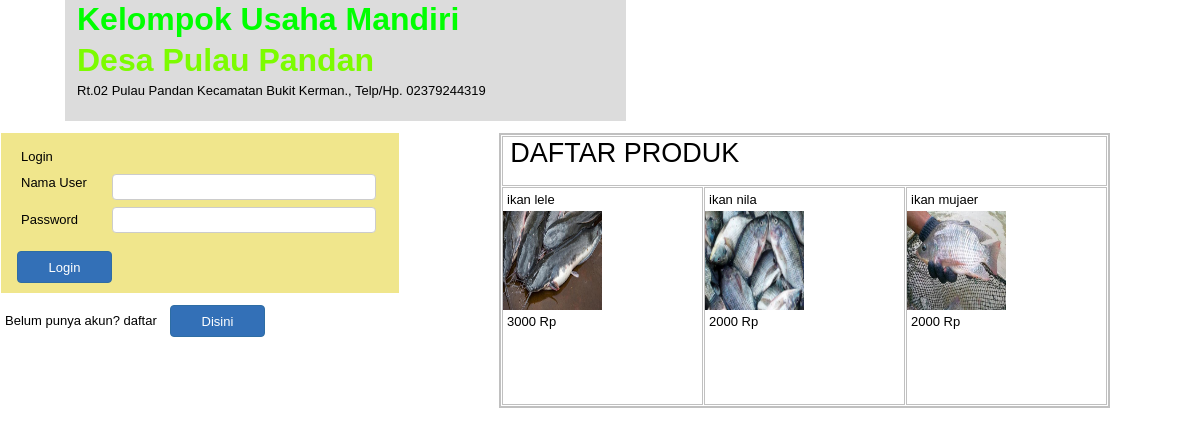
The page / on the database its author committed.
### tables this page shows
CREATE TABLE IF NOT EXISTS `ikan` (
  `kd_ikan` varchar(5) NOT NULL,
  `nm_ikan` varchar(25) NOT NULL,
  `hrg` double NOT NULL
);

### view/index/daftar_produk.php (the view, shortened to what this page needs)
<?php
class simple_db_framework{
	public $table="ikan";
	public $identifier='kd_ikan';
	public $Host="localhost";
	public $User="root";
	public $Pass="";
	public $Database="dbikan";
	function __construct(){
		$this->conn=mysqli_connect($this->Host,$this->User,$this->Pass,$this->Database);
		$this->Value="";
	}
	function search_data($Value,$type){
		if($type=="selectAll"){
			return mysqli_query($this->conn,"select ".$Value." from ".$this->table);
		}
		else if($type=="notAll"){
			$value_e=explode("+#+",$this->Value);
			return mysqli_query($this->conn,"select ".$Value." from ".$this->table." where ".$this->identifier."='".$value_e[0]."'");
		}
	}
}
?>
<table
<?php if(isset($_SESSION["id_user_ikan"])):?>
style="position:absolute;left:199px;top:133px;width:611px;height:275px;z-index:40;"
<?php else:?>
style="position:absolute;left:499px;top:133px;width:611px;height:275px;z-index:40;"
<?php endif;?>
id="tabel_produk">
<tr>
<td colspan="4" class="cell0"><span style="color:#000000;font-family:arial;font-size:13px;line-height:32px;">&nbsp; </span><span style="color:#000000;font-family:arial;font-size:27px;line-height:32px;">DAFTAR PRODUK<br></span></td>
</tr>
<tr>
<?php
$baris=0;
$ikan=new simple_db_framework();
$isi_ikan=$ikan->search_data("*","selectAll");
while($isi=mysqli_fetch_assoc($isi_ikan)):
	$baris=$baris+1;
?>
<td class="cell1"><label for="" id="Label5" style="display:block;width:100%;z-index:8;"><?php echo $isi["nm_ikan"];?></label>
<div id="wb_Image1" style="display:inline-block;width:99px;height:99px;z-index:9;">
<img src="control/file/<?php echo $isi["kd_ikan"];?>.jpg" id="Image1" alt="Gambar produk">
</div>
<label for="" id="Label6" style="display:block;width:100%;z-index:10;"><?php echo $isi["hrg"];?> Rp</label>
</td>
<?php
if($baris==4||$baris==mysqli_num_rows($isi_ikan)):
?>
</tr>
<?php endif;endwhile;?>
</table>

### css/index.css (style rules this page uses)
body { background-color: #FFFFFF; color: #000000; font-family: Arial; font-weight: normal; font-size: 13px; line-height: 1.1875; margin: 0; padding: 0; }
#tabel_produk { border: 2px solid #C0C0C0; background-color: transparent; background-image: none; border-collapse: separate; border-spacing: 1px; margin: 0; }
#tabel_produk td { padding: 0; }
#tabel_produk .cell0 { background-color: transparent; background-image: none; border: 1px #C0C0C0 solid; text-align: left; vertical-align: top; height: 48px; }
#tabel_produk .cell1 { background-color: transparent; background-image: none; border: 1px #C0C0C0 solid; text-align: left; vertical-align: top; width: 298px; height: 216px; font-size: 0; }
#Label5 { border: 0px solid #CCCCCC; border-radius: 4px; background-color: transparent; background-image: none; color :#000000; font-family: Arial; font-weight: normal; font-size: 13px; box-sizing: border-box; padding: 4px 4px 4px 4px; margin: 0; text-align: left; vertical-align: top; }
#wb_Image1 { margin: 0; vertical-align: top; }
#Image1 { border: 0px solid #000000; box-sizing: border-box; padding: 0; display: inline-block; width: 99px; height: 99px; vertical-align: top; }
#Label6 { border: 0px solid #CCCCCC; border-radius: 4px; background-color: transparent; background-image: none; color :#000000; font-family: Arial; font-weight: normal; font-size: 13px; box-sizing: border-box; padding: 4px 4px 4px 4px; margin: 0; text-align: left; vertical-align: top; }

### rows shown on the page
ikan: nm_ikan "ikan lele", kd_ikan (picture), hrg "3000"
ikan: nm_ikan "ikan nila", kd_ikan (picture), hrg "2000"
ikan: nm_ikan "ikan mujaer", kd_ikan (picture), hrg "2000"
